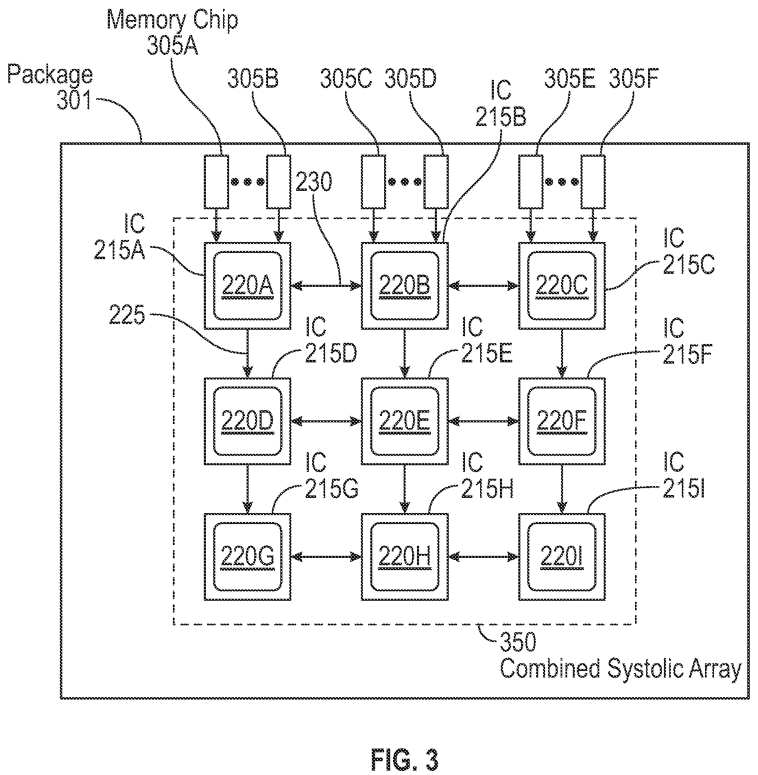
#> input picture essays/etched-us20240378175-r2/publication-package/fig-03.png, 1516 x 1549 px, given in place of out.png, which was not available (shown at 1/2 size)
$ python crop_figure.py out.png
#> lines starting #> are read from the running program, lines starting #| are printed output that depends on the picture; after the words box and inside, x2 and y2 are one past the last pixel; in counts of white or black regions, pixels touching at a corner belong together; pictures that were not available may be replaced by others from this repository, and a replacement may not be noted
### .claude/skills/patent-figure/crop.py
"""Pipeline for cleaning a single patent-figure image.

Stages:
    1. orient        — portrait vs landscape
    2. trim_header   — remove the meta-info header band on one edge
                       (top for portrait; left or right for landscape — whichever
                        side actually carries the header pattern)
    3. tight_crop    — density-based bounding box around the remaining ink
    4. pad           — add a 5–10% white margin

Conventions:
    All stages operate on a 2-D `numpy.ndarray` of grayscale pixels (uint8,
    0 = black, 255 = white). The boundary functions `load`/`save` handle
    PIL <-> ndarray conversion. Everything in between is pure data.
"""

from __future__ import annotations

from dataclasses import dataclass
from enum import Enum
from pathlib import Path

import numpy as np
from PIL import Image


# ----------------------------- config & types -----------------------------

class Orientation(str, Enum):
    PORTRAIT = "portrait"
    LANDSCAPE = "landscape"


class HeaderSide(str, Enum):
    TOP = "top"
    LEFT = "left"
    RIGHT = "right"
    NONE = "none"      # no header pattern detected; skip the trim


@dataclass(frozen=True)
class CropConfig:
    # Grayscale value below which a pixel counts as "ink".
    ink_threshold: int = 200
    # Fraction of an ink line that has to be present in a row/col for the row
    # to be considered "inked". Adaptive to the densest row, clamped to 2 px.
    ink_row_frac: float = 0.005
    # The header band must be confined to this much of the image dimension
    # (looking from the relevant edge). Anything larger is treated as the
    # figure itself and we refuse to trim.
    max_header_fraction: float = 0.18
    # A confirmed gap between the header text and the figure must be at
    # least this many pixels long. Smaller gaps are treated as part of the
    # header (multi-line headers, decorations, etc.).
    min_gap_px: int = 8
    # White margin as a fraction of max(cropped_h, cropped_w). 0.07 ≈ 7%.
    pad_fraction: float = 0.07
    # tight_crop defenses against scan/screenshot artifacts:
    #   - rows/cols whose total ink count is below `min_ink_density` are
    #     ignored when computing the bounding box (kills isolated specks).
    #   - after the box is computed, `edge_shave_px` pixels are shaved off
    #     each side. This is the only thing that defeats a *continuous*
    #     1-pixel border line (e.g. a Safari screenshot frame), since such a
    #     line has high density and survives the density filter.
    min_ink_density: int = 2
    edge_shave_px: int = 1


@dataclass(frozen=True)
class TrimReport:
    """Provenance for the header-trim step. Useful for debugging and tests."""
    orientation: Orientation
    side: HeaderSide
    cut_at: int                  # pixels removed from that edge
    band_extent: tuple[int, int] | None  # (band_start, band_end) along the cut axis


# ----------------------------- I/O boundary -----------------------------

def load(path: Path) -> np.ndarray:
    """Read an image as 2-D grayscale ndarray (uint8). White-on-black gets
    auto-corrected if a heuristic suggests it (rare for patents)."""
    img = Image.open(path).convert("L")
    return np.asarray(img, dtype=np.uint8)


def save(arr: np.ndarray, path: Path) -> None:
    Image.fromarray(arr, mode="L").save(path)


# ----------------------------- pure stages -----------------------------

def orient(arr: np.ndarray) -> Orientation:
    h, w = arr.shape
    return Orientation.PORTRAIT if h >= w else Orientation.LANDSCAPE


def _ink_mask(arr: np.ndarray, threshold: int) -> np.ndarray:
    return arr < threshold


def _find_header_cut(profile: np.ndarray, cfg: CropConfig
                     ) -> tuple[int, tuple[int, int]] | None:
    """Walk a 1-D ink-density profile from index 0; return the cut position
    (drop indices [0, cut)) and the detected band's extent, or None if no
    clear header pattern exists within the configured search window."""
    cap = int(len(profile) * cfg.max_header_fraction)
    if cap < cfg.min_gap_px * 2:
        return None

    ink_threshold = max(2, int(profile.max() * cfg.ink_row_frac))
    is_ink = profile > ink_threshold

    # Phase 1: skip leading blank margin
    i = 0
    while i < cap and not is_ink[i]:
        i += 1
    if i >= cap:
        return None
    band_start = i

    # Phase 2: walk through the (possibly multi-line) header band
    band_end = band_start
    gap = 0
    while i < cap:
        if is_ink[i]:
            band_end = i
            gap = 0
        else:
            gap += 1
            if gap >= cfg.min_gap_px:
                # confirmed gap — cut at the start of the gap so that we
                # remove the header line(s) cleanly without touching the
                # figure that follows.
                return band_end + 1, (band_start, band_end)
        i += 1

    # Reached the cap without finding a sustained gap — the "header band"
    # extends too deep into the image; this is probably the figure itself,
    # so we refuse to cut.
    return None


def trim_header(arr: np.ndarray, cfg: CropConfig
                ) -> tuple[np.ndarray, TrimReport]:
    """Remove the header strip from whichever edge carries it.

    Strategy: project ink density along each candidate edge, search for a
    'short ink band followed by a sustained gap'. The first edge whose
    profile yields a confirmed cut wins. For portraits we only look at the
    top; for landscapes we try left then right.
    """
    h, w = arr.shape
    mask = _ink_mask(arr, cfg.ink_threshold)
    o = orient(arr)

    candidates: list[tuple[HeaderSide, np.ndarray]] = []
    if o == Orientation.PORTRAIT:
        candidates.append((HeaderSide.TOP, mask.sum(axis=1)))                  # rows
    else:
        candidates.append((HeaderSide.LEFT, mask.sum(axis=0)))                 # cols
        candidates.append((HeaderSide.RIGHT, mask.sum(axis=0)[::-1]))          # cols, reversed

    for side, profile in candidates:
        result = _find_header_cut(profile, cfg)
        if result is None:
            continue
        cut, band = result
        if side == HeaderSide.TOP:
            return arr[cut:, :], TrimReport(o, side, cut, band)
        if side == HeaderSide.LEFT:
            return arr[:, cut:], TrimReport(o, side, cut, band)
        if side == HeaderSide.RIGHT:
            return arr[:, : w - cut], TrimReport(o, side, cut, band)

    return arr, TrimReport(o, HeaderSide.NONE, 0, None)


def tight_crop(arr: np.ndarray, cfg: CropConfig) -> np.ndarray:
    """Bounding-box crop around inked pixels, with two artifact defenses.

    1. Density filter — a row/column counts only if it has at least
       `min_ink_density` inked pixels. Catches single-pixel noise.
    2. Edge shave — after the bounding box is found, `edge_shave_px`
       pixels are removed from each side. This is what actually defeats a
       continuous 1-pixel border line (browser-screenshot frames), since
       a full-length line has very high density and would otherwise be
       indistinguishable from legitimate figure content.
    """
    mask = _ink_mask(arr, cfg.ink_threshold)
    rows = np.where(mask.sum(axis=1) >= cfg.min_ink_density)[0]
    cols = np.where(mask.sum(axis=0) >= cfg.min_ink_density)[0]
    if len(rows) == 0 or len(cols) == 0:
        return arr
    r0, r1 = rows[0], rows[-1] + 1
    c0, c1 = cols[0], cols[-1] + 1

    s = cfg.edge_shave_px
    if s > 0 and (r1 - r0) > 2 * s and (c1 - c0) > 2 * s:
        r0, r1, c0, c1 = r0 + s, r1 - s, c0 + s, c1 - s

    return arr[r0:r1, c0:c1]


def pad(arr: np.ndarray, cfg: CropConfig) -> np.ndarray:
    h, w = arr.shape
    margin = int(round(max(h, w) * cfg.pad_fraction))
    if margin <= 0:
        return arr
    out = np.full((h + 2 * margin, w + 2 * margin), 255, dtype=arr.dtype)
    out[margin:margin + h, margin:margin + w] = arr
    return out


# ----------------------------- composition -----------------------------

@dataclass(frozen=True)
class ProcessReport:
    src: Path
    orientation: Orientation
    trim: TrimReport
    in_shape: tuple[int, int]
    out_shape: tuple[int, int]


def process(arr: np.ndarray, cfg: CropConfig = CropConfig()
            ) -> tuple[np.ndarray, ProcessReport]:
    in_shape = arr.shape  # type: ignore[assignment]
    o = orient(arr)
    after_trim, trim = trim_header(arr, cfg)
    after_crop = tight_crop(after_trim, cfg)
    after_pad = pad(after_crop, cfg)
    return after_pad, ProcessReport(
        src=Path(""),
        orientation=o,
        trim=trim,
        in_shape=in_shape,            # type: ignore[arg-type]
        out_shape=after_pad.shape,    # type: ignore[arg-type]
    )

### .claude/skills/patent-figure/crop_figure.py
"""Clean a single patent-figure image: header trim → tight crop → padding.

Usage:
    python crop_figure.py <in.png> [<out.png>]

If <out.png> is omitted, writes <in.stem>.cropped.png next to the input.
"""

from __future__ import annotations

import sys
from pathlib import Path

# crop.py is co-located in this skill folder, so importing it directly works
# whether invoked from the skill folder or via `python /path/to/crop_figure.py`.
sys.path.insert(0, str(Path(__file__).resolve().parent))

from crop import CropConfig, load, process, save  # noqa: E402


def main(argv: list[str]) -> int:
    if not argv:
        print(__doc__)
        return 2

    src = Path(argv[0])
    dst = Path(argv[1]) if len(argv) > 1 else src.with_suffix(".cropped.png")

    arr = load(src)
    out, report = process(arr, CropConfig())
#> in process, `o = orient(arr)`: o = <Orientation.PORTRAIT: 'portrait'>
#> in _ink_mask, `return arr < threshold`:
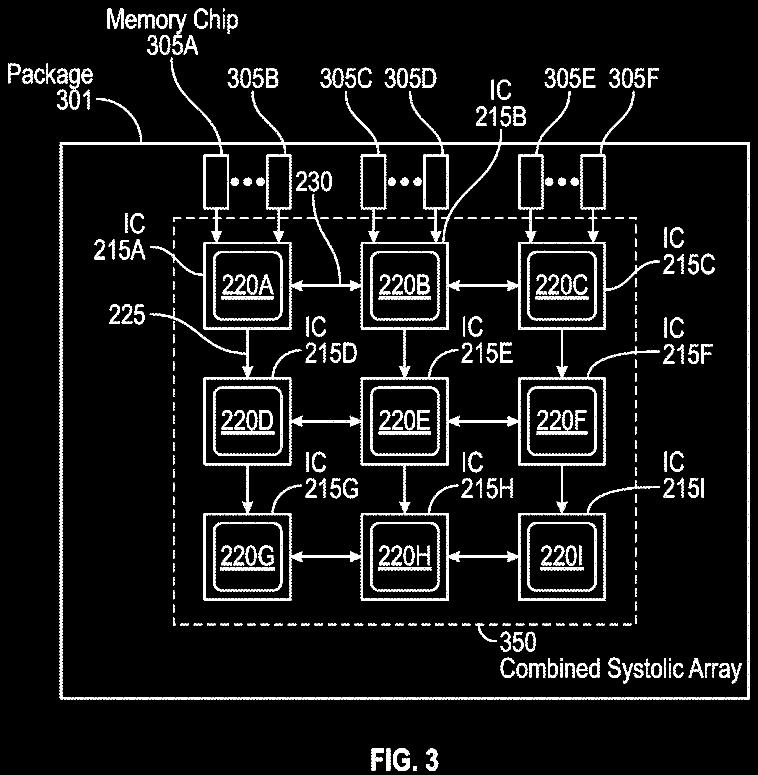
#> returned value: shape (1549, 1516) bool (shown at 1/2 size); 7.2% white; 318 white regions (3 under 20 px), largest, box (x1, y1, x2, y2) and area: (119, 115, 1500, 1400) 80995, (426, 502, 565, 641) 2153, (1054, 501, 1193, 641) 2146
#> the loop in trim_header, `for side, profile in candidates:` made 1 pass
#> (side, cap in _find_header_cut, ink_threshold in _find_header_cut, band_start in _find_header_cut, cut) on pass 1: (<HeaderSide.TOP: 'top'>, 278, 6, 17, 110)
#> in process, `after_trim, trim = trim_header(arr, cfg)`:
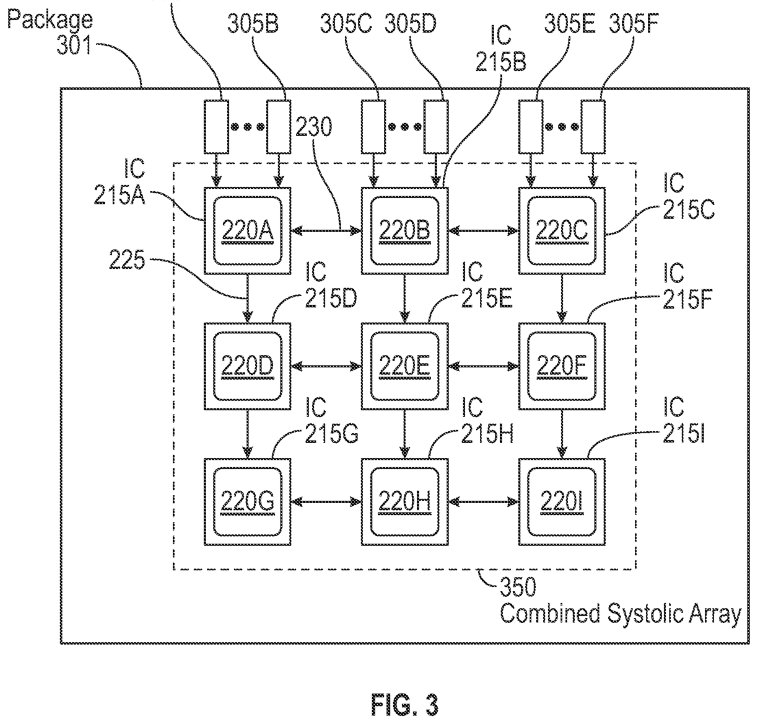
#> after_trim: shape (1439, 1516) (shown at 1/2 size); min 0, max 255, mean 239.7
#> call 2 of _ink_mask, with threshold = 200
#> in _ink_mask (call 2), `return arr < threshold`:
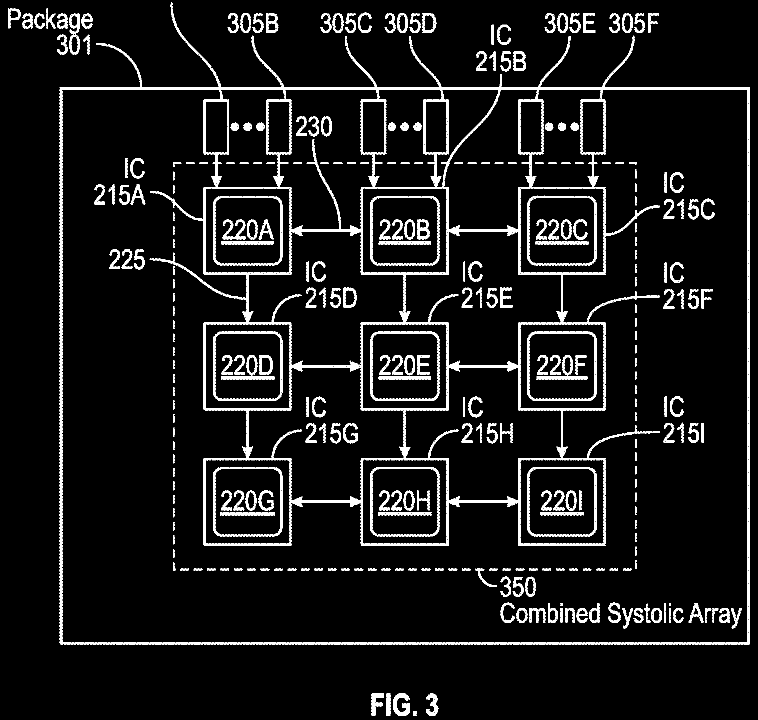
#> returned value: shape (1439, 1516) bool (shown at 1/2 size); 7.5% white; 303 white regions (2 under 20 px), largest, box (x1, y1, x2, y2) and area: (119, 5, 1500, 1290) 80995, (426, 392, 565, 531) 2153, (1054, 391, 1193, 531) 2146
#> in tight_crop, `rows = np.where(mask.sum(axis=1) >= cfg.min_ink_density)[0]`: rows = 1331 values from 5 to 1431
#> in tight_crop, `cols = np.where(mask.sum(axis=0) >= cfg.min_ink_density)[0]`: cols = 1472 values from 16 to 1499
#> in tight_crop, `r0, r1 = rows[0], rows[-1] + 1`: r0 = 5; r1 = 1432
#> in tight_crop, `c0, c1 = cols[0], cols[-1] + 1`: c0 = 16; c1 = 1500
#> in tight_crop, `r0, r1, c0, c1 = r0 + s, r1 - s, c0 + s, c1 - s`: r0 = 6; r1 = 1431; c0 = 17; c1 = 1499
#> in tight_crop, `return arr[r0:r1, c0:c1]`:
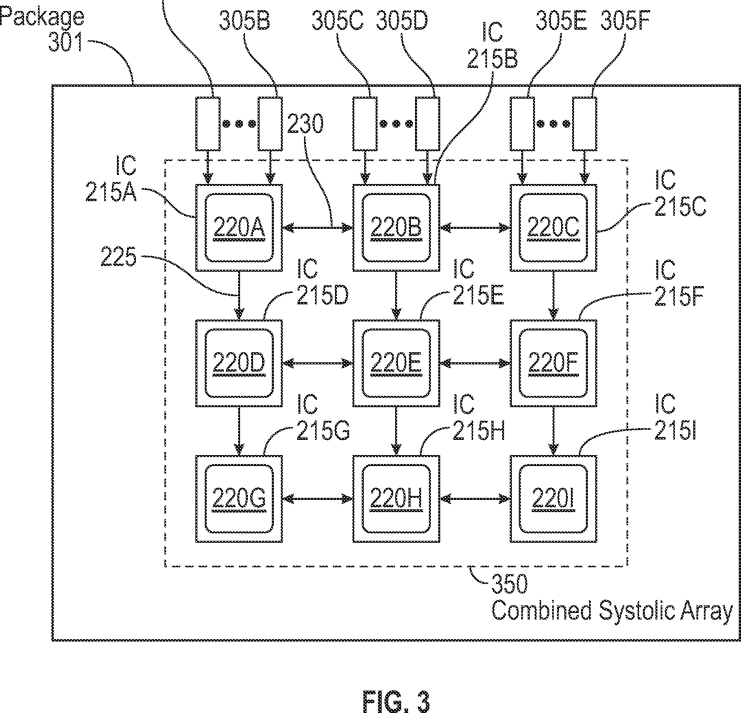
#> returned value: shape (1425, 1482) (shown at 1/2 size); min 0, max 255, mean 239.3
#> in pad, `out[margin:margin + h, margin:margin + w] = arr`:
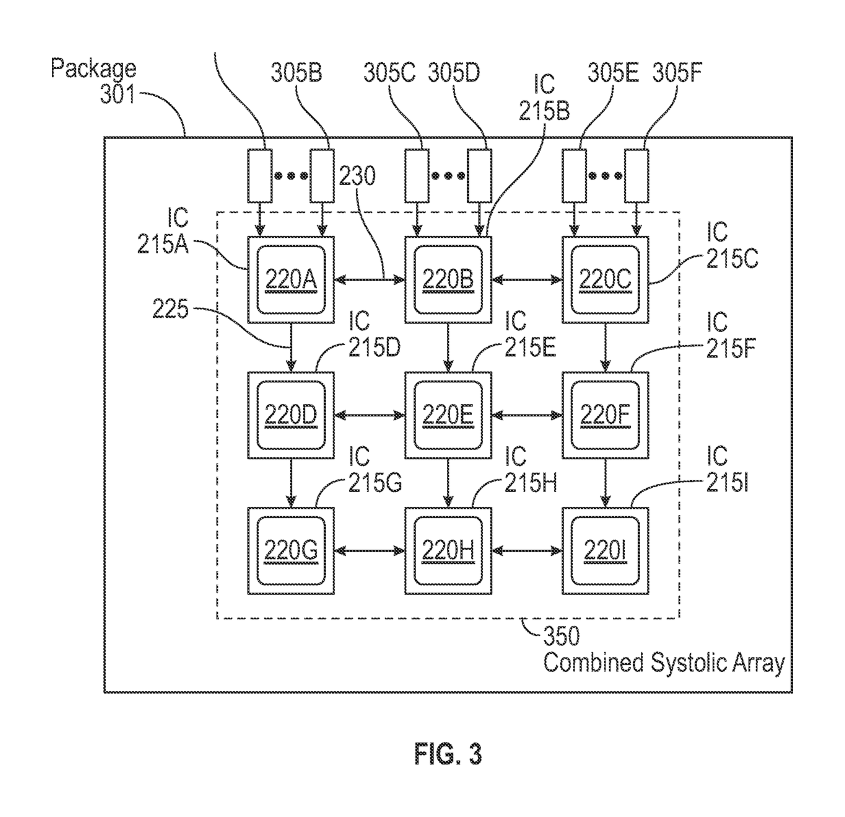
#> out: shape (1633, 1690) (shown at 1/2 size); min 0, max 255, mean 243
    save(out, dst)

    print(f"input        : {src}  shape={report.in_shape}")
#| input        : out.png  shape=(1549, 1516)
    print(f"orientation  : {report.orientation.value}")
#| orientation  : portrait
    print(f"header trim  : side={report.trim.side.value}  "
          f"cut={report.trim.cut_at}px  band={report.trim.band_extent}")
#| header trim  : side=top  cut=110px  band=(17, 109)
    print(f"output       : {dst}  shape={report.out_shape}")
#| output       : out.cropped.png  shape=(1633, 1690)
    return 0


if __name__ == "__main__":
    sys.exit(main(sys.argv[1:]))
#> (the program exits here)

$ run again, on essays/etched-us20240378175-r2/publication-package/fig-05.png
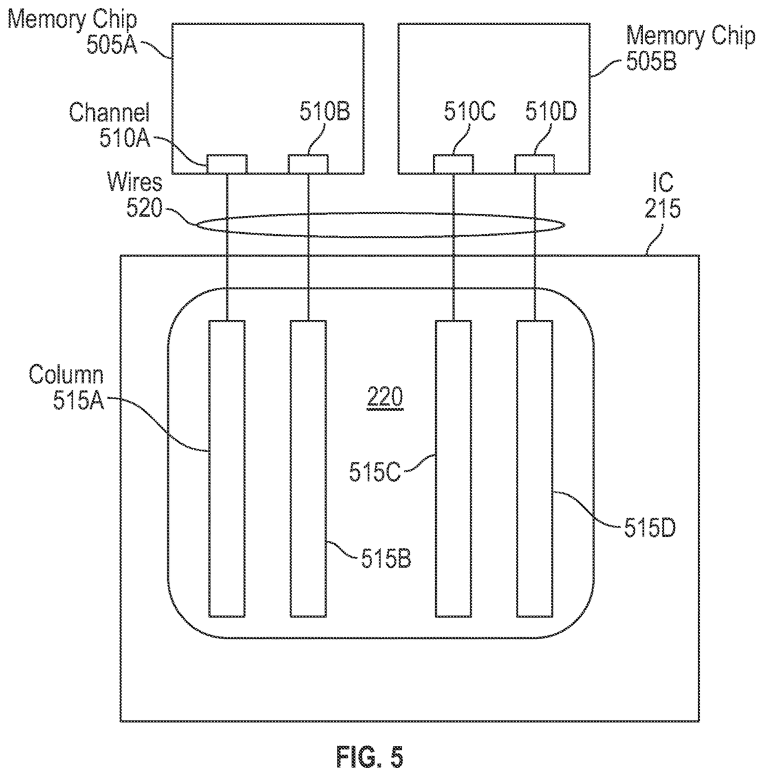
#> input picture essays/etched-us20240378175-r2/publication-package/fig-05.png, 1527 x 1543 px, given in place of out.png, which was not available (shown at 1/2 size)
#> in process, `o = orient(arr)`: o = <Orientation.PORTRAIT: 'portrait'>
#> in _ink_mask, `return arr < threshold`:
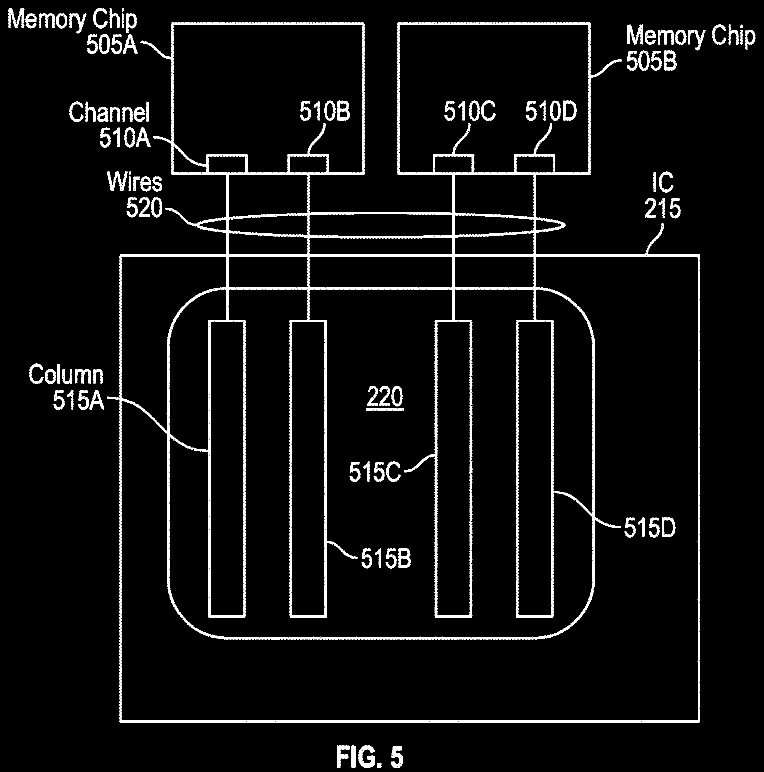
#> returned value: shape (1543, 1527) bool (shown at 1/2 size); 4.8% white; 97 white regions, largest, box (x1, y1, x2, y2) and area: (214, 45, 1400, 1445) 81723, (717, 1490, 750, 1536) 758, (1255, 49, 1286, 89) 606
#> the loop in trim_header, `for side, profile in candidates:` made 1 pass
#> (side, cap in _find_header_cut, ink_threshold in _find_header_cut, band_start in _find_header_cut) on pass 1: (<HeaderSide.TOP: 'top'>, 277, 5, 17)
#> rows = 1474 values from 16 to 1535
#> cols = 1465 values from 17 to 1510
#> in tight_crop, `r0, r1 = rows[0], rows[-1] + 1`: r0 = 16; r1 = 1536
#> in tight_crop, `c0, c1 = cols[0], cols[-1] + 1`: c0 = 17; c1 = 1511
#> in tight_crop, `r0, r1, c0, c1 = r0 + s, r1 - s, c0 + s, c1 - s`: r0 = 17; r1 = 1535; c0 = 18; c1 = 1510
#> in pad, `out[margin:margin + h, margin:margin + w] = arr`:
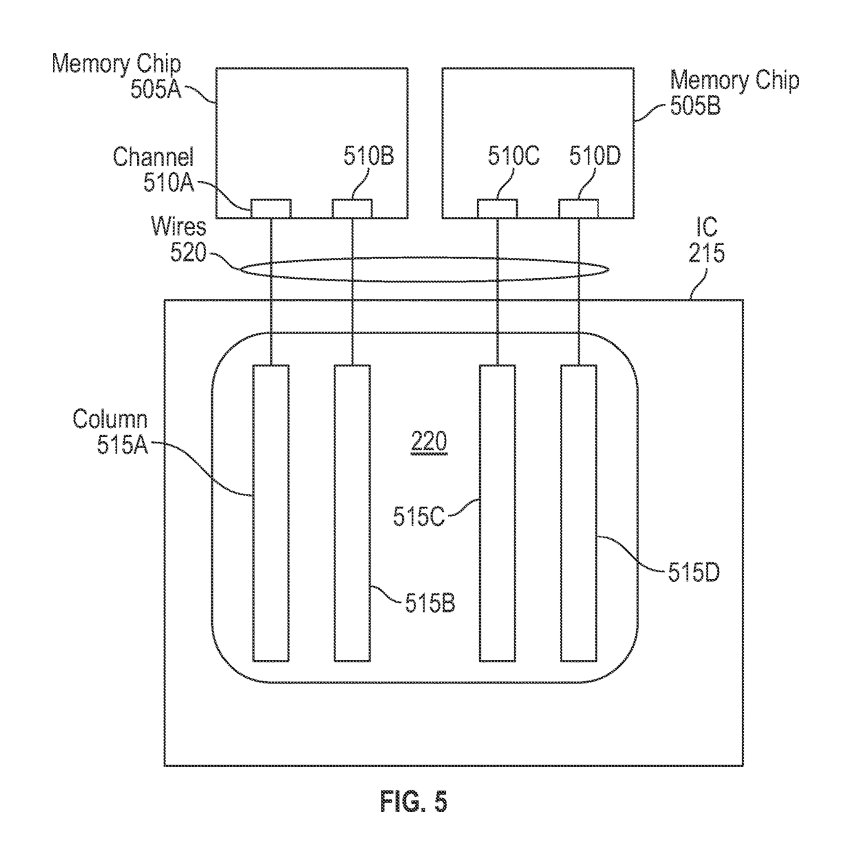
#> out: shape (1730, 1704) (shown at 1/2 size); min 0, max 255, mean 247.4
#| input        : out.png  shape=(1543, 1527)
#| orientation  : portrait
#| header trim  : side=none  cut=0px  band=None
#| output       : out.cropped.png  shape=(1730, 1704)
